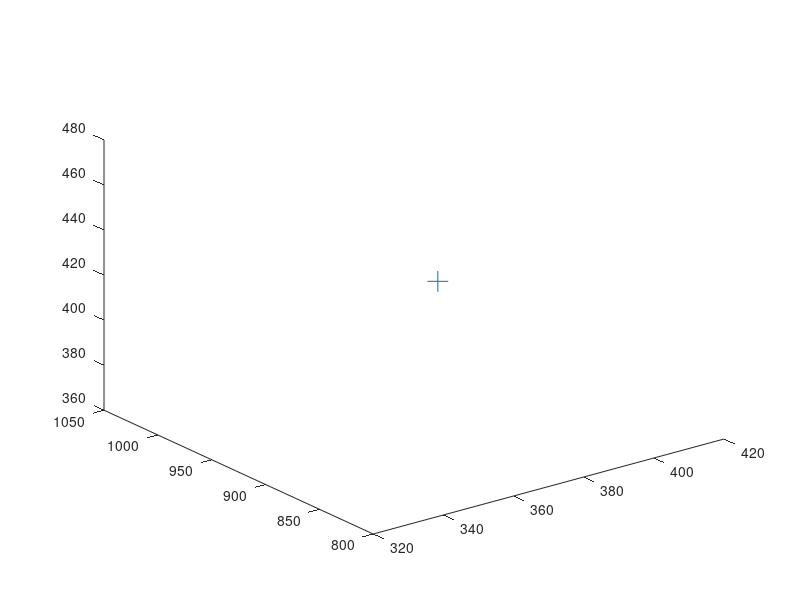

This chart was generated by the following MATLAB code: (Note: this script raises an error after producing the figure.)
clc;
clear all;
close all;
void = zeros(8,2);
for t=1:8
   
    
% Number of underwater sensor nodes
numNodes = t*t *t;
void(t,1)=numNodes;
dst=zeros(numNodes,2);
% Acoustic communication range of sensor
accRange=250;

% To keep track of void nodes
void_nodes = zeros(numNodes,1);

%Count void node
void_count = 0;

neighbour_to_sink_dis= zeros(numNodes,numNodes)

%Max Prop delay
delay = 0.2;
% Sink Co-ordinates, sink present in water surface so z co-ordinate is 0.
sink(1,1)=500 ;
sink(1,2) = 500;
sink(1,3) = 1000;

n=1;

% Min range of x,y,z
min_x=0;
min_y=0;
min_z=0;

% Min range of x,y,z
max_x=1000;
max_y=1000;
max_z=1000;

root= nthroot(numNodes,3);
x= floor(root);
y= floor(root);
z= floor(root);

m=x*y*z;

x_segment=max_x/x;
y_segment=max_y/y;
z_segment=max_z/z;


nodePositions= zeros(m,3);

for i=0 :x_segment: (max_x-1)
      for j=0 :y_segment: (max_y-1)
        for k=0:z_segment: (max_z-1)                  
             nodePositions(n,1) = (rand) * (x_segment)+i
             nodePositions(n,2) = (rand) * (y_segment)+j
             nodePositions(n,3) = (rand) * (z_segment)+k
             n= n+1;
          
         end
      end         
end
  
% Plot the nodes and sink in 3-D

plot3(nodePositions(:, 1), nodePositions(:, 2),nodePositions(:, 3), '+', ...
    'MarkerSize',15);
hold on
plot3(sink(1, 1), sink(1, 2),sink(1, 3), 'S', 'MarkerFaceColor', 'g');

neighbour=zeros(numNodes,numNodes);
void_nodes=  zeros(numNodes);

 for i=1:numNodes
       
 [neighbour, neighbour_to_sink_dis, void_nodes, void_count, dst ]= find_void(i,sink,numNodes,nodePositions,...
     accRange, neighbour, void_nodes,neighbour_to_sink_dis, void_count, dst);
     
 end
 void(t,2)= void_count;
end

    
    
    
% Untill reach destination
%while ( succ(i) == 0)
    
%find the neighbour nodes from forwarder
%[neighbours ,succ]  = find_neighbours(i,forwarder,sink,accRange,numNodes,nodePositions, succ);

%if(succ(i,1) == 1)
  %    count =count +1;
 %     continue;
   % return;
   %succ=0;
%end
    
% find total number of neighbours
%totalNeighbours=numel(neighbours);
%if(totalNeighbours==0)
 %   disp('NO NEIGHBOURS');
    %return;
  %  continue;
%end
%[min_hop, void ] = find_next_hop(forwarder,sink, neighbours, nodePositions);
%list_of_nodes(index)=min_hop;
%index = index +1;
%forwarder=min_hop;
%delay = delay + 0.2;

%if (void==1)
    % disp('FOUND VOID NODE: GREEDY FORWARDING TERMINATED');
 %  void =void +1;
     %return;
%end

%end

%end
%fprintf('number of non-voidnodes are %d .\n',count);
% }
